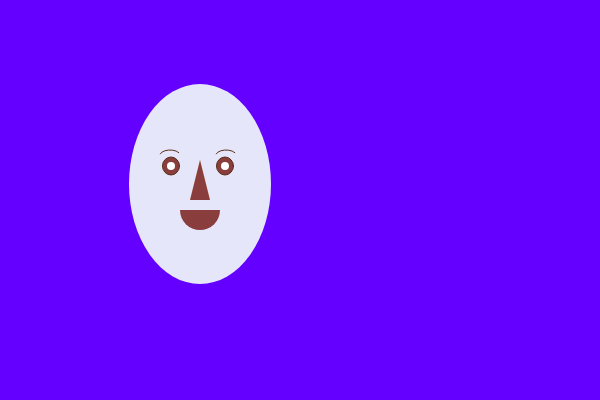
Frame 1 (no input)
Frame 60 (no input): identical to frame 1, image omitted
Frame 120 (the mouse pressed at the canvas centre since frame 60): identical to frame 1, image omitted

The p5.js sketch that drew this single still picture (run headless with seeded random() and noise() and a simulated clock; from frame 60 on, the mouse is pressed at the canvas centre):

// p5.js sketch
// ── sketch.js
/* 
    self portrait
    by owen 
    9/12/2019
*/

function setup() {
    createCanvas(600, 400);
}

function draw() {
    background(100, 0, 255);
    
      fill("LAVENDER");
    noStroke();
  
  

  
    // face
  ellipse(200, 184, 142,200);

stroke(89, 46, 20);
arc(170, 155, 20, 10, 996, 760);
arc(226, 155, 20, 10, 996, 760);


 
  
// eyes
fill(138, 61, 61);
ellipse(171, 166, 17, 18);
ellipse(225, 166, 17, 18);
  
 //Eyeballs
  noStroke()
  fill(255)
  ellipse(171, 166, 8, 8);
  ellipse(225, 166, 8, 8);
  

  
 //Nose
  
  fill(247, 221, 155, )
  // First 2 numbers are left side Triangle
    // Second 2 numbers are Right side Triangle
    // First 2 numbers are top of Triangle
    

   triangle(190, 200, 210, 200, 200, 160);

//mouth
fill(138, 61, 61);
arc(200, 210, 40, 40, 0, PI);
    
    
    // First 2 numbers are left side Triangle
    // Second 2 numbers are Right side Triangle
    // First 2 numbers are top of Triangle
    

   triangle(190, 200, 210, 200, 200, 160);

}
